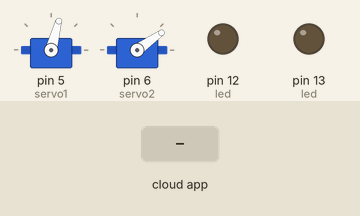
Simulated run of this sketch. Board: Arduino Uno, built with avr-gcc and run on an emulated ATmega328P. Parts: 2 × servo, output pins drawn as LEDs (lit = HIGH). Inputs (shaded band) come from the test bench. The ROS host is connected and sends only what is stated.

Above: at 1.2 s.
1.3 s: the phone or cloud app sets z_cdn1 to 0
At 1.8 s:
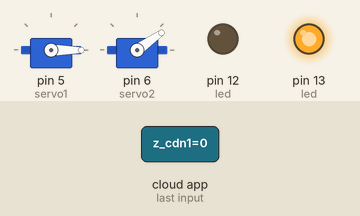
2.8 s: the phone or cloud app sets z_cdn2 to 0
At 4.0 s:
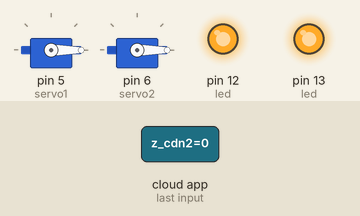
4.3 s: the phone or cloud app sets z_cdn1 to 45
At 5.3 s:
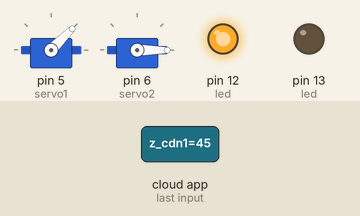
5.8 s: the phone or cloud app sets z_cdn2 to 45
At 6.4 s:
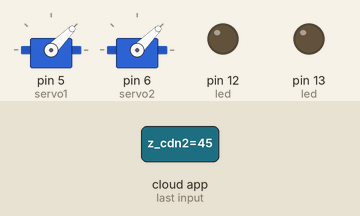
7.3 s: the phone or cloud app sets z_cdn1 to 90
At 8.5 s:
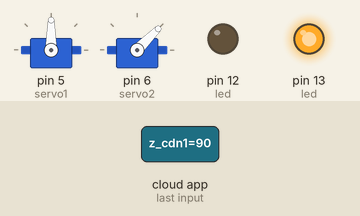
8.8 s: the phone or cloud app sets z_cdn2 to 90
At 9.9 s:
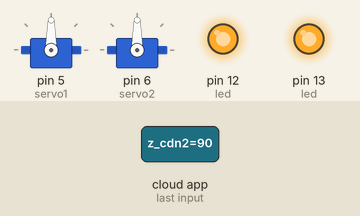
Timing chart, 0 to 11.3 s (numbered marks = the images above; inputs shaded):
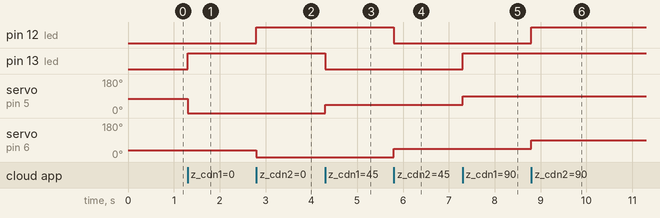

The sketch:

sketch_may28b.ino
```cpp
#if defined(ARDUINO) && ARDUINO >= 100
  #include "Arduino.h"
#else
  #include <WProgram.h>
#endif

#include <Servo.h>
#include <ros.h>
#include <std_msgs/UInt16.h>

ros::NodeHandle  nh;

Servo servo1;
Servo servo2;

void servo1_cb( const std_msgs::UInt16& cmd_msg){
  servo1.write(cmd_msg.data); //set servo angle, should be from 0-180
  digitalWrite(13, HIGH-digitalRead(13));  //toggle led
}

void servo2_cb( const std_msgs::UInt16& cmd_msg){
  servo2.write(cmd_msg.data); //set servo angle, should be from 0-180
  digitalWrite(12, HIGH-digitalRead(12));  //toggle led
}


ros::Subscriber<std_msgs::UInt16> sub1("z_cdn1", servo1_cb);
ros::Subscriber<std_msgs::UInt16> sub2("z_cdn2", servo2_cb);

void setup(){
  pinMode(12, OUTPUT);

  pinMode(13, OUTPUT);

  nh.initNode();

  nh.subscribe(sub1);
  nh.subscribe(sub2);

  servo1.attach(5); //attach it to pin 5
  servo2.attach(6); //attach it to pin 6

   servo2.write(35);
   servo1.write(75);

}

void loop(){
  nh.spinOnce();
  delay(1);
}
```

Measured:
- after the input at 1.3 s, pin 13 (led): LOW → HIGH at once; servo on pin 5 (servo1): 75° → 0° at once
- after the input at 2.8 s, pin 12 (led): LOW → HIGH at once; servo on pin 6 (servo2): 35° → 0° at once
- after the input at 4.3 s, pin 13 (led): HIGH → LOW at once; servo on pin 5 (servo1): 0° → 45° at once
- after the input at 5.8 s, pin 12 (led): HIGH → LOW at once; servo on pin 6 (servo2): 0° → 45° at once
- after the input at 7.3 s, pin 13 (led): LOW → HIGH at once; servo on pin 5 (servo1): 45° → 90° at once
- after the input at 8.8 s, pin 12 (led): LOW → HIGH at once; servo on pin 6 (servo2): 45° → 90° at once
